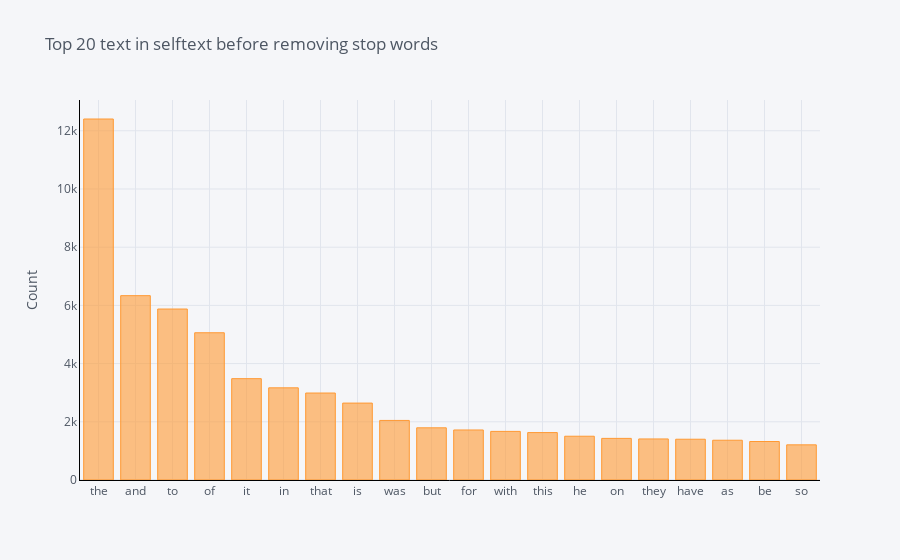

Write notebook code for a chart like this one.
### Code cell
def get_top_n_words(corpus, n=None):
    vec = CountVectorizer().fit(corpus)
    bag_of_words = vec.transform(corpus)
    sum_words = bag_of_words.sum(axis=0) 
    words_freq = [(word, sum_words[0, idx]) for word, idx in vec.vocabulary_.items()]
    words_freq =sorted(words_freq, key = lambda x: x[1], reverse=True)
    return words_freq[:n]
common_words = get_top_n_words(df_ed['selftext'], 20)
for word, freq in common_words:
    print(word, freq)
df_ed1 = pd.DataFrame(common_words, columns = ['selftext' , 'count'])
df_ed1.groupby('selftext').sum()['count'].sort_values(ascending=False).iplot(
    kind='bar', yTitle='Count', linecolor='black', title='Top 20 text in selftext before removing stop words')

### Figure 1 — Plotly figure (JSON) as saved in the notebook; plotly's stock layout.template omitted (floating-point values rounded to 4 significant figures)
{"data": [{"marker": {"color": "rgba(255, 153, 51, 0.6)", "line": {"color": "rgba(255, 153, 51, 1.0)", "width": 1}}, "name": "count", "orientation": "v", "text": "", "type": "bar", "x": ["the", "and", "to", "of", "it", "in", "that", "is", "was", "but", "for", "with", "this", "he", "on", "they", "have", "as", "be", "so"], "y": [12405, 6334, 5875, 5060, 3482, 3167, 2989, 2643, 2047, 1793, 1719, 1670, 1629, 1504, 1430, 1411, 1401, 1367, 1323, 1208]}], "layout": {"legend": {"bgcolor": "#F5F6F9", "font": {"color": "#4D5663"}}, "paper_bgcolor": "#F5F6F9", "plot_bgcolor": "#F5F6F9", "title": {"font": {"color": "#4D5663"}, "text": "Top 20 text in selftext before removing stop words"}, "xaxis": {"gridcolor": "#E1E5ED", "linecolor": "black", "showgrid": true, "tickfont": {"color": "#4D5663"}, "title": {"font": {"color": "#4D5663"}, "text": ""}, "zerolinecolor": "#E1E5ED"}, "yaxis": {"gridcolor": "#E1E5ED", "linecolor": "black", "showgrid": true, "tickfont": {"color": "#4D5663"}, "title": {"font": {"color": "#4D5663"}, "text": "Count"}, "zerolinecolor": "#E1E5ED"}}}
